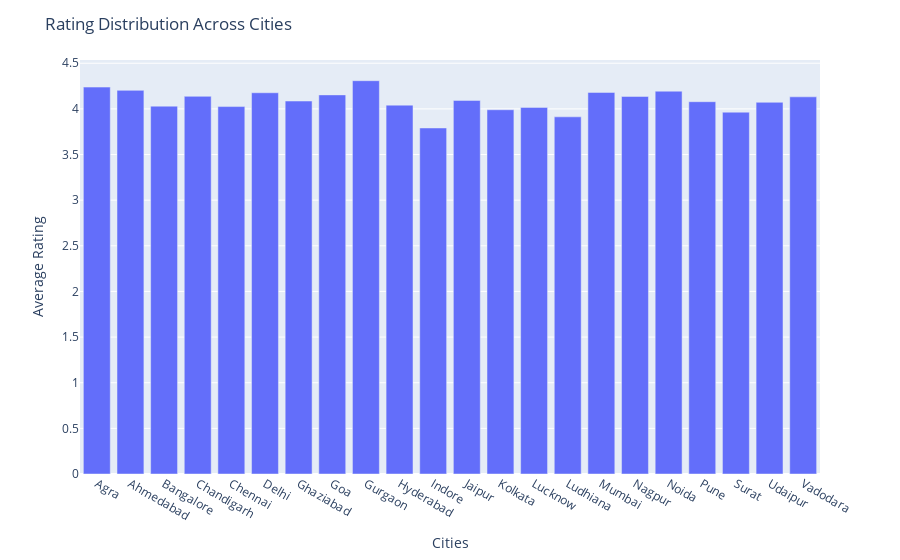

The notebook cell saved with this chart:
### Code cell
fig = px.bar(df_city, x = 'City', y = 'Rating')
fig.update_layout(xaxis_title = 'Cities', yaxis_title = 'Average Rating', 
                  title_text='Rating Distribution Across Cities')
fig.show()

### Figure 1 — Plotly figure (JSON) as saved in the notebook; plotly's stock layout.template omitted (floating-point values rounded to 4 significant figures)
{"data": [{"alignmentgroup": "True", "hovertemplate": "City=%{x}<br>Rating=%{y}<extra></extra>", "legendgroup": "", "marker": {"color": "#636efa", "pattern": {"shape": ""}}, "name": "", "offsetgroup": "", "orientation": "v", "showlegend": false, "textposition": "auto", "type": "bar", "x": ["Agra", "Ahmedabad", "Bangalore", "Chandigarh", "Chennai", "Delhi", "Ghaziabad", "Goa", "Gurgaon", "Hyderabad", "Indore", "Jaipur", "Kolkata", "Lucknow", "Ludhiana", "Mumbai", "Nagpur", "Noida", "Pune", "Surat", "Udaipur", "Vadodara"], "xaxis": "x", "y": [4.239, 4.203, 4.03, 4.138, 4.025, 4.177, 4.086, 4.153, 4.309, 4.041, 3.791, 4.093, 3.991, 4.016, 3.913, 4.18, 4.136, 4.194, 4.079, 3.964, 4.072, 4.132], "yaxis": "y"}], "layout": {"barmode": "relative", "legend": {"tracegroupgap": 0}, "margin": {"t": 60}, "title": {"text": "Rating Distribution Across Cities"}, "xaxis": {"anchor": "y", "domain": [0, 1], "title": {"text": "Cities"}}, "yaxis": {"anchor": "x", "domain": [0, 1], "title": {"text": "Average Rating"}}}}
